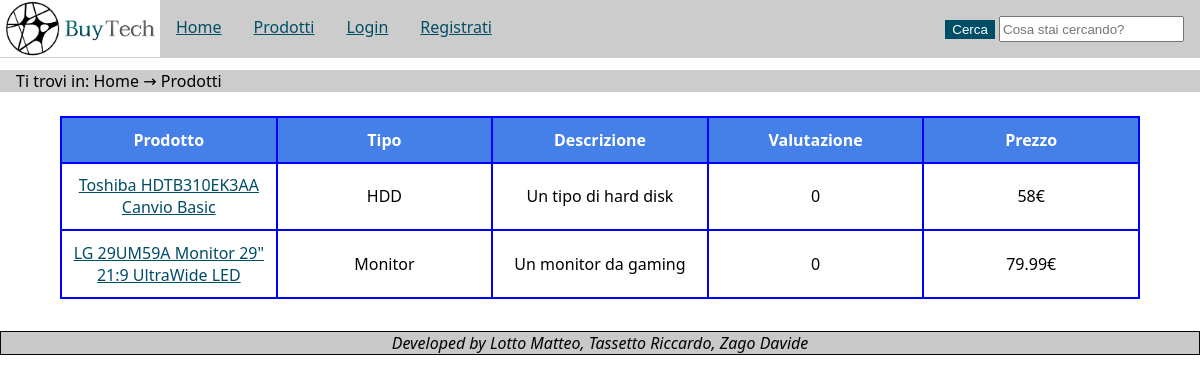
Screenshot of /Webpage/prodottiOld.php with the database file from the repository.
### tables this page shows
CREATE TABLE Prodotto(
  	id int PRIMARY KEY AUTO_INCREMENT,
    nome varchar(150),
    categoria enum ('Monitor','HDD','SSD'),
    descrizione varchar(2000),
    valutazione float,
    prezzo float
);

### Webpage/php-script/connessione.php (called while the page is built, shortened)
<?php
   class DBAccess {
	public $connessione;
	public function openc() {
		$this->connessione=mysqli_connect(	static::HOST_DB,
											static::USERNAME,
											static::PASSWORD,
											static::DATABASE_NAME);
		if(!$this->connessione) {
			return false;
		} else {
			return true;
		}
	}
    public function getP(){
        $querySelect= "SELECT * FROM Prodotto";
		$queryResult= mysqli_query($this->connessione, $querySelect);
        $result=array();
        while($row=mysqli_fetch_assoc($queryResult)){
            $single=array("nome"=>$row["nome"],
                         "categoria"=>$row["categoria"],
                         "descrizione"=>$row["descrizione"],
                         "valutazione"=>$row["valutazione"],
                         "prezzo"=>$row["prezzo"],
                         "id"=>$row["id"]);
            array_push($result,$single);
        }
        return $result;
    }
	}
?>

### Webpage/prodottiOld.php (the view, shortened to what this page needs)
<!DOCTYPE html>
<?php
    require "php-script/connessione.php";
    $DB=new DBAccess();
    if(isset($_GET["testo"])){
        $testo=$_GET["testo"];
        $P=$DB->ricerca($testo);
        $n_risultati=count($P);
    }
    else{
        $P=$DB->getP();
    }
?>
<html lang="it">
<head>
<?php
	require "general/Meta.php";
?>
</head>
<body>
<?php
    include "general/Header.php";
    ?>
    <div id="breadcrumb">
        <p> Ti trovi in: Home &#8594; Prodotti </p>
    </div>
    <section id="content_prodotti">
        <table id="products">
            <thead>
                <tr>
                    <th>Prodotto</th>
                    <th>Tipo</th>
                    <th>Descrizione</th>
                    <th>Valutazione</th>
                    <th>Prezzo</th>
                </tr>
            </thead>
        <?php
            foreach($P as $x){
                echo "<tr>";
                echo "<td>";
                echo "<a href='productdetails.php?id=".$x["id"]."'>".$x["nome"]."</a>";
                echo "</td>";
                echo "<td>";
                echo $x["categoria"];
                echo "</td>";
                echo "<td>";
                echo $x["descrizione"];
                echo "</td>";
                echo "<td>";
                echo $x["valutazione"];
                echo "</td>";
                echo "<td>";
                echo $x["prezzo"]."€";
                echo "</td>";
                echo "</tr>";
            }
        ?>
        </table>
    </section>
<?php
include "general/Footer.php";
?>
</body>
</html>

### Webpage/style/style1.css (style rules this page uses)
#products { margin: 2% auto; border: 1px solid red; border-collapse: collapse; width: 90%; }
TH, TD { border: 2px solid blue; width: 20%; padding: 1% 0; text-align: center; }
THEAD, .tablehead { background: #4580E8; color: white; }
#breadcrumb { margin: 1% auto; width: 100%; background-color: #CCCCCC; }
A:link { color: #004D66; }
#breadcrumb P { margin: 0; padding-left: 1em; }
BODY { width: 100%; padding: 0; margin: 0; }
HTML { width: 100%; padding: 0; margin: 0; font-family: "Segoe UI", Frutiger, "Frutiger Linotype", "Dejavu Sans", "Helvetica Neue", Arial, sans-serif; }
P { margin: 0; }

### Webpage/style/print.css (style rules this page uses)
html { margin: 0; padding: 0; }

### Webpage/style/small1.css (style rules this page uses)
HTML { margin: 0; padding: 0; }
BODY { margin: 0; padding: 0; }

### rows the page displays
prodotto: nome "Toshiba HDTB310EK3AA Canvio Basic", categoria "HDD", descrizione "Un tipo di hard disk", valutazione "0", prezzo "58"
prodotto: nome "LG 29UM59A Monitor 29\" 21:9 UltraWide LED", categoria "Monitor", descrizione "Un monitor da gaming", valutazione "0", prezzo "79.99"
